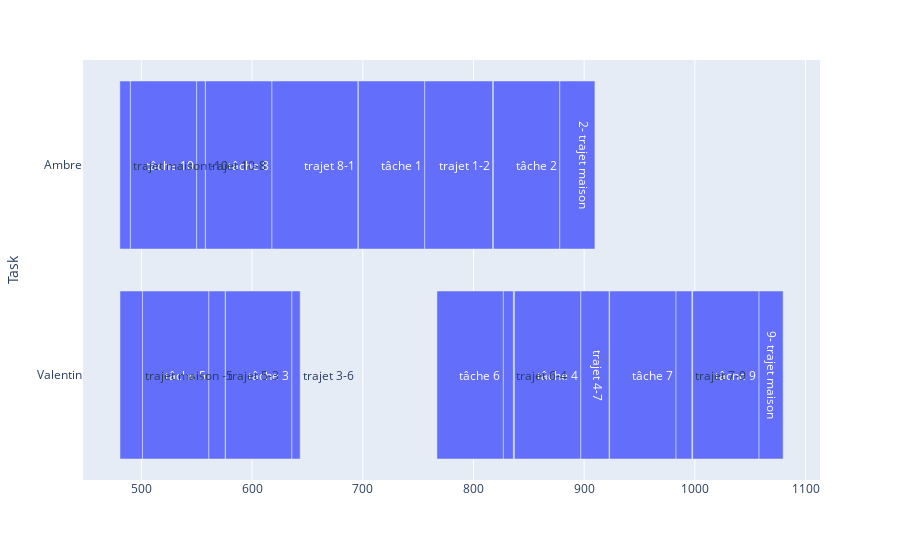

Source (notebook cell):
### Code cell
import plotly.express as px
import pandas as pd

# plotting the working tasks
liste=[]
for i in range(number_of_ressources):
    for j in range(number_of_tasks):
        if round(x[(j,i)].x):
            start=int(s[j].x)
            end=(int(s[j].x)+tasks[L_tasks[j]].duration)
            liste.append(dict(Task=L_ressources[i], Start=start, Finish=end, Resource="executing task",J="tâche "+str(j+1)))

# plotting the transports
for a in range(number_of_tasks):
    for b in range(number_of_tasks):
        for j in range(number_of_ressources):
            if round(y[(j,a,b)].x):
                start=(int(s[a].x)+tasks[L_tasks[a]].duration)
                end=(start+distances[a][b]/v)
                liste.append(dict(Task=L_ressources[j], Start=start, Finish=end, Resource="moving",J="trajet "+str(a+1)+"-"+str(b+1)))

# plotting the first transport
for a in range(number_of_tasks):
    for j in range(number_of_ressources):
        if round(d[(j,a)].x):
            start=(s[a].x-distances_m[j][a]/v)
            end=s[a].x
            liste.append(dict(Task=L_ressources[j], Start=start, Finish=end, Resource="depart",J="trajet maison -"+str(a+1)))

# plotting the last transport
for a in range(number_of_tasks):
    for j in range(number_of_ressources):
        if round(f[(j,a)].x):
            start=(s[a].x + tasks[L_tasks[i]].duration)
            end=(start+ distances_m[j][a]/v)
            liste.append(dict(Task=L_ressources[j], Start=start, Finish=end, Resource="depart",J=str(a+1)+"- trajet maison"))

df = pd.DataFrame(liste)
df['delta'] = df['Finish'] - df['Start']

fig = px.timeline(df, x_start="Start", x_end="Finish", y="Task",text="J")

fig.layout.xaxis.type = 'linear'
fig.data[0].x = df.delta.tolist()
fig.show()

### Figure 1 — Plotly figure (JSON) as saved in the notebook; plotly's stock layout.template omitted (floating-point values rounded to 4 significant figures)
{"data": [{"alignmentgroup": "True", "base": [576, 837, 501, 767, 923, 998, 696, 818, 558, 490, 756, 636, 897, 561, 827, 983, 618, 550, 480.7, 480.6, 878, 1058], "hovertemplate": "Start=%{base}<br>Finish=%{x}<br>Task=%{y}<br>J=%{text}<extra></extra>", "legendgroup": "", "marker": {"color": "#636efa"}, "name": "", "offsetgroup": "", "orientation": "h", "showlegend": false, "text": ["tâche 3", "tâche 4", "tâche 5", "tâche 6", "tâche 7", "tâche 9", "tâche 1", "tâche 2", "tâche 8", "tâche 10", "trajet 1-2", "trajet 3-6", "trajet 4-7", "trajet 5-3", "trajet 6-4", "trajet 7-9", "trajet 8-1", "trajet 10-8", "trajet maison -5", "trajet maison -10", "2- trajet maison", "9- trajet maison"], "textposition": "auto", "type": "bar", "x": [60, 60, 60, 60, 60, 60, 60, 60, 60, 60, 61.3, 7.472, 25.48, 14.68, 9.03, 14.27, 77.56, 7.737, 20.29, 9.427, 31.71, 21.75], "xaxis": "x", "y": ["Valentin", "Valentin", "Valentin", "Valentin", "Valentin", "Valentin", "Ambre", "Ambre", "Ambre", "Ambre", "Ambre", "Valentin", "Valentin", "Valentin", "Valentin", "Valentin", "Ambre", "Ambre", "Valentin", "Ambre", "Ambre", "Valentin"], "yaxis": "y"}], "layout": {"barmode": "overlay", "legend": {"tracegroupgap": 0}, "margin": {"t": 60}, "xaxis": {"anchor": "y", "domain": [0, 1], "type": "linear"}, "yaxis": {"anchor": "x", "domain": [0, 1], "title": {"text": "Task"}}}}
